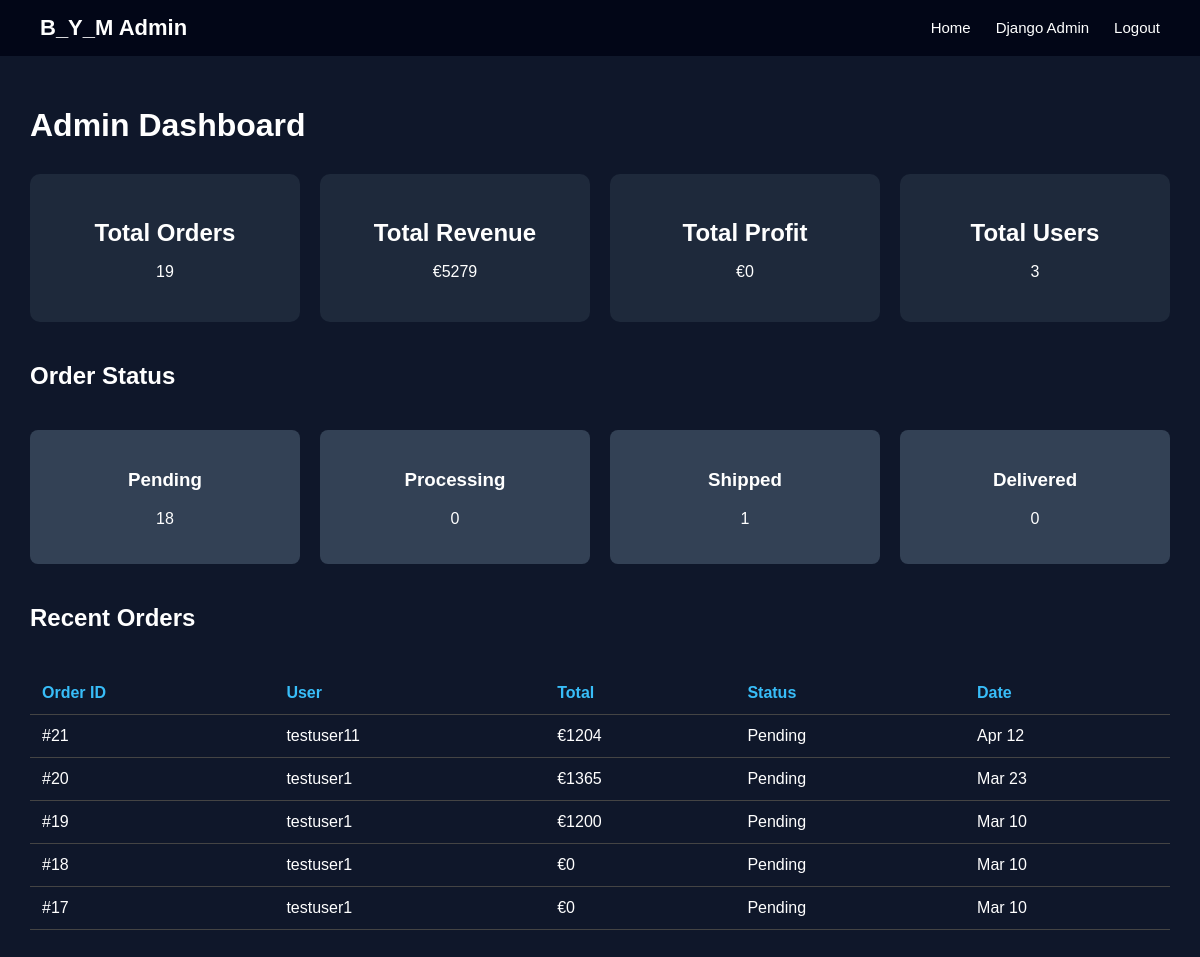
The page /admin-dashboard/ (signed in) on the database as committed earlier.
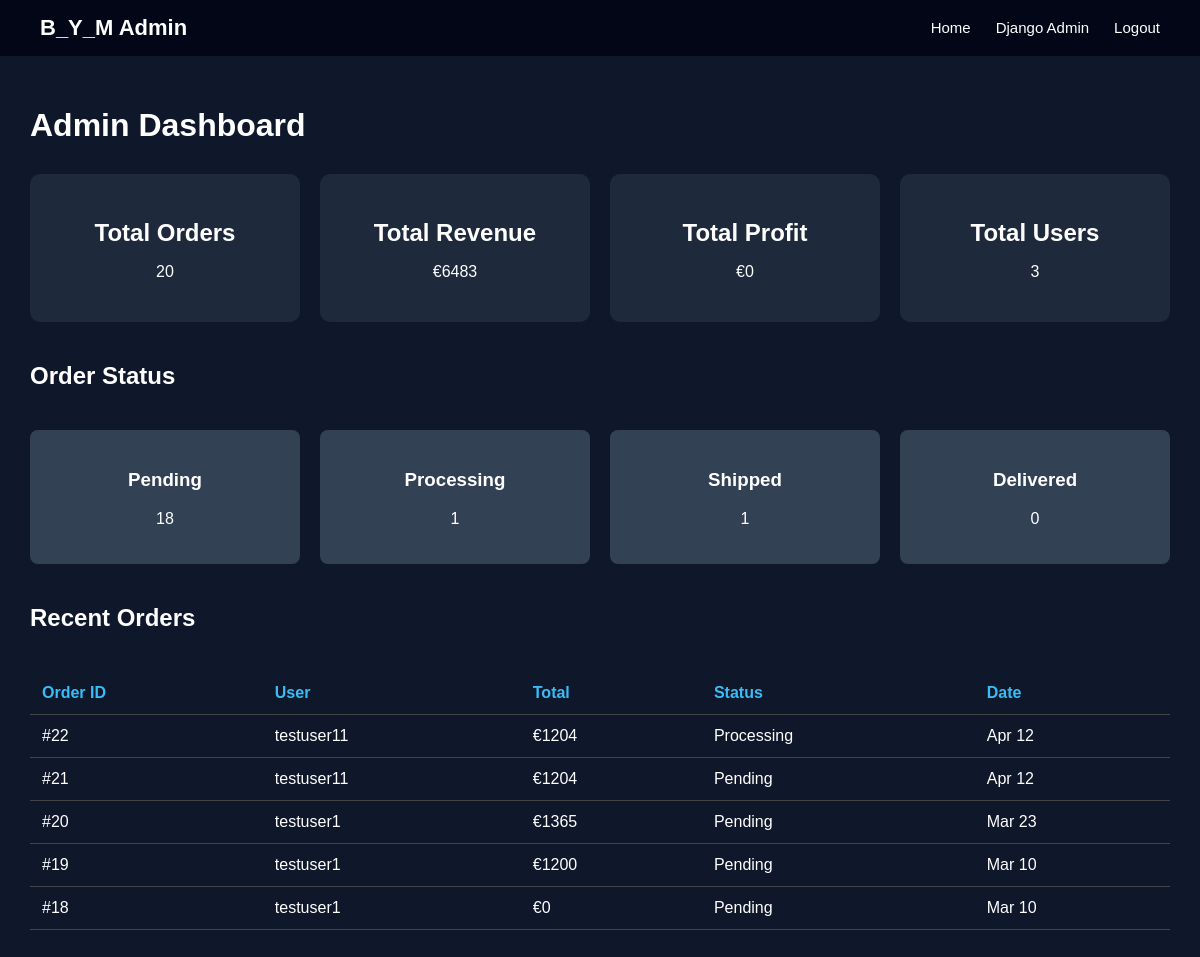
The same page on the database as committed later.
### builder/models.py (models this page shows, shortened)
class Order(models.Model):
    STATUS_CHOICES = [
        ('Pending', 'Pending'),
        ('Processing', 'Processing'),
        ('Shipped', 'Shipped'),
        ('Delivered', 'Delivered'),
    ]
    user = models.ForeignKey(User, on_delete=models.CASCADE)
    cpu = models.CharField(max_length=200, blank=True)
    gpu = models.CharField(max_length=200, blank=True)
    ram = models.CharField(max_length=200, blank=True)
    motherboard = models.CharField(max_length=200, blank=True)
    storage = models.CharField(max_length=200, blank=True)
    psu = models.CharField(max_length=200, blank=True)
    case = models.CharField(max_length=200, blank=True)
    cooling = models.CharField(max_length=200, blank=True)
    total_price = models.IntegerField(default=0)
    name = models.CharField(max_length=200, blank=True)
    address = models.TextField(blank=True)
    city = models.CharField(max_length=100, blank=True)
    phone = models.CharField(max_length=20, blank=True)
    payment_method = models.CharField(max_length=50, blank=True)
    status = models.CharField(
        max_length=20,
        choices=STATUS_CHOICES,
        default="Pending"
    )
    profit = models.IntegerField(default=0)
    created_at = models.DateTimeField(auto_now_add=True)
    estimated_delivery = models.DateTimeField(null=True, blank=True)

### builder/views.py (the view)
# urls.py: path('admin-dashboard/', views.admin_dashboard, name="admin_dashboard"),
@staff_member_required
def admin_dashboard(request):
    total_orders = Order.objects.count()
    total_revenue = Order.objects.aggregate(
        Sum("total_price")
    )["total_price__sum"] or 0
    total_profit = Order.objects.aggregate(
        Sum("profit")
    )["profit__sum"] or 0
    total_users = User.objects.count()
    pending_orders = Order.objects.filter(status="Pending").count()
    processing_orders = Order.objects.filter(status="Processing").count()
    shipped_orders = Order.objects.filter(status="Shipped").count()
    delivered_orders = Order.objects.filter(status="Delivered").count()
    recent_orders = Order.objects.order_by("-created_at")[:5]
    return render(request, "admin_dashboard.html", {
        "orders": total_orders,
        "revenue": total_revenue,
        "profit": total_profit,
        "users": total_users,
        "pending": pending_orders,
        "processing": processing_orders,
        "shipped": shipped_orders,
        "delivered": delivered_orders,
        "recent_orders": recent_orders
    })

### builder/templates/admin_dashboard.html (shortened to what this page needs)
{% load static %}
<!DOCTYPE html>
<html>
<head>
<link rel="stylesheet" href="{% static 'css/style.css' %}">
</head>
<body>
<nav class="navbar">
<div class="logo">B_Y_M Admin</div>
<ul class="nav-links">
<li><a href="/">Home</a></li>
<li><a href="/admin/">Django Admin</a></li>
<li><a href="/accounts/logout/">Logout</a></li>
</ul>
</nav>
<div class="container">
<h1>Admin Dashboard</h1>
<div class="dashboard-grid">
<div class="dashboard-card">
<h2>Total Orders</h2>
<p>{{ orders }}</p>
</div>
<div class="dashboard-card">
<h2>Total Revenue</h2>
<p>€{{ revenue }}</p>
</div>
<div class="dashboard-card">
<h2>Total Profit</h2>
<p>€{{ profit }}</p>
</div>
<div class="dashboard-card">
<h2>Total Users</h2>
<p>{{ users }}</p>
</div>
</div>
<h2 style="margin-top:40px;">Order Status</h2>
<div class="status-grid">
<div class="status-card">
<h3>Pending</h3>
<p>{{ pending }}</p>
</div>
<div class="status-card">
<h3>Processing</h3>
<p>{{ processing }}</p>
</div>
<div class="status-card">
<h3>Shipped</h3>
<p>{{ shipped }}</p>
</div>
<div class="status-card">
<h3>Delivered</h3>
<p>{{ delivered }}</p>
</div>
</div>
<h2 style="margin-top:40px;">Recent Orders</h2>
<table>
<tr>
<th>Order ID</th>
<th>User</th>
<th>Total</th>
<th>Status</th>
<th>Date</th>
</tr>
{% for order in recent_orders %}
<tr>
<td>#{{ order.id }}</td>
<td>{{ order.user.username }}</td>
<td>€{{ order.total_price }}</td>
<td>{{ order.status }}</td>
<td>{{ order.created_at|date:"M d" }}</td>
</tr>
{% endfor %}
</table>
</div>
</body>
</html>

### builder/static/css/style.css (style rules this page uses)
body { margin:0; font-family:Arial, Helvetica, sans-serif; background:#0f172a; color:white; }
.container { max-width:1200px; margin:auto; padding:30px; }
.navbar { display:flex; justify-content:space-between; align-items:center; padding:15px 40px; background:#020617; }
.logo { font-size:22px; font-weight:bold; }
.nav-links { display:flex; gap:25px; list-style:none; margin:0; padding:0; }
.nav-links a { color:white; text-decoration:none; font-size:15px; }
.dashboard-grid { display:grid; grid-template-columns:repeat(4,1fr); gap:20px; margin-top:30px; }
.dashboard-card { background:#1e293b; padding:25px; border-radius:10px; text-align:center; }
.dashboard-card h2 { margin-bottom:10px; }
.status-grid { display:grid; grid-template-columns:repeat(4,1fr); gap:20px; margin-top:30px; }
.status-card { background:#334155; padding:20px; border-radius:8px; text-align:center; }
table { width:100%; margin-top:30px; border-collapse:collapse; }
th, td { padding:12px; border-bottom:1px solid #444; text-align:left; }
th { color:#38bdf8; }

### builder/templates/admin_dashboard.html (style rules this page uses)
.dashboard-grid { display:grid; grid-template-columns:repeat(4,1fr); gap:20px; margin-top:30px; }
.dashboard-card { background:#1e293b; padding:25px; border-radius:10px; text-align:center; }
.dashboard-card h2 { margin-bottom:10px; }
.status-grid { display:grid; grid-template-columns:repeat(4,1fr); gap:20px; margin-top:40px; }
.status-card { background:#334155; padding:20px; border-radius:8px; text-align:center; }
table { width:100%; margin-top:40px; border-collapse:collapse; }
th, td { padding:12px; border-bottom:1px solid #444; text-align:left; }

Rows that differ between the two databases and show on the page:
no longer on this page (row unchanged): Order: id "17", user.username "testuser1", total_price "0", status "Pending", created_at "Mar 10"
added Order: id "22", user.username "testuser11", total_price "1204", status "Processing", created_at "Apr 12"
Other text that changed with them:
{{ orders }}: "19" → "20"
{{ revenue }}: "5279" → "6483"
{{ processing }}: "0" → "1"
